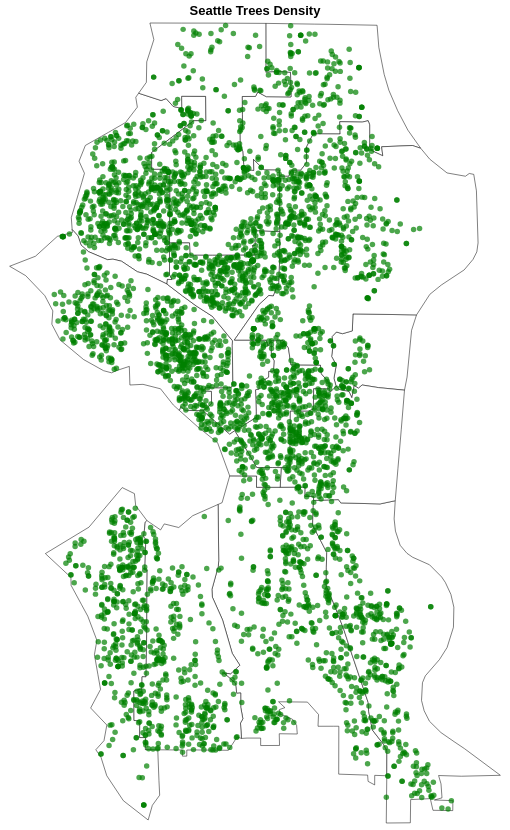

The notebook cell saved with this chart:
### Markdown cell above
### Basic Map

Make a map of Seattle using the `seattle` GeoJSON file, saving it as a base map. Then, layer on a scatterplot of trees. Choose a projection and size that makes sense for the shape/orientation of Seattle.

### Code cell
# Base map: polygons only
basemap = (
    alt.Chart(alt.Data(values=seattle_json['features']))
    .mark_geoshape(
        fill='white',
        stroke='black',
        strokeWidth=0.5
    )
    .properties(
        width=500,
        height=800,
        title='Seattle Trees Density'
    )
    .project(type='mercator')
)


#Tree scatter layer
tree_points = alt.Chart(trees).mark_circle(
    opacity=0.7,
    color='green'
).encode(
    longitude='X:Q',
    latitude='Y:Q',
    tooltip=[
        'COMMON_NAME:N',
        'GENUS:N',
        'DIAM:Q',
        'TREEHEIGHT:Q',
        'PRIMARYDISTRICTCD:N'
    ]
)
map_with_trees = basemap + tree_points
map_with_trees
